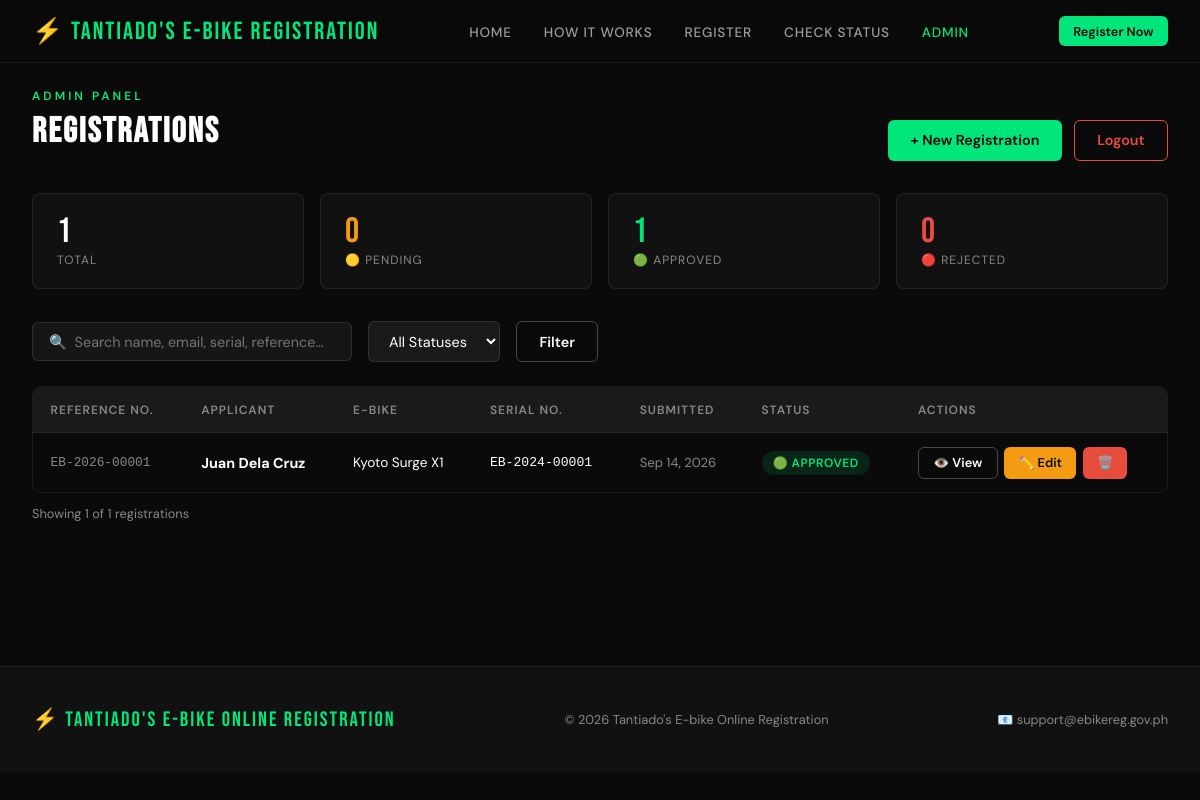
/admin/index.php (signed in), run on the app's committed database.
### tables this page shows
CREATE TABLE IF NOT EXISTS registrations (
    id                 INT AUTO_INCREMENT PRIMARY KEY,
    reference_no       VARCHAR(20)   NOT NULL UNIQUE,            
    applicant_name     VARCHAR(150)  NOT NULL,
    address            VARCHAR(255)  NOT NULL,                   
    contact_number     VARCHAR(30)   NOT NULL,
    email              VARCHAR(150)  NOT NULL,
    ebike_brand_model  VARCHAR(150)  NOT NULL,
    serial_no          VARCHAR(100)  NOT NULL UNIQUE,
    year_bought        YEAR          NOT NULL,
    registration_type  ENUM('New Registration','Renewal','Transfer of Ownership') NOT NULL DEFAULT 'New Registration',
    doc_picture        VARCHAR(255)  NOT NULL,                   
    admin_response     TEXT,                                     
    status              ENUM('Pending','Approved','Rejected') NOT NULL DEFAULT 'Pending',
    created_at          DATETIME      NOT NULL DEFAULT CURRENT_TIMESTAMP,
    updated_at          DATETIME      NOT NULL DEFAULT CURRENT_TIMESTAMP ON UPDATE CURRENT_TIMESTAMP
);

### admin/index.php (the view, shortened to what this page needs)
<?php
include '../includes/db.php';
$search        = trim($conn->real_escape_string($_GET['search'] ?? ''));
$page          = max(1, (int)($_GET['page'] ?? 1));
$per_page      = 10;
$offset        = ($page - 1) * $per_page;
$where = '1=1';
$total_res = $conn->query("SELECT COUNT(*) as c FROM registrations WHERE $where");
$total     = (int)$total_res->fetch_assoc()['c'];
$rows = $conn->query("SELECT * FROM registrations WHERE $where ORDER BY created_at DESC LIMIT $per_page OFFSET $offset");
$counts = ['Total' => 0];
foreach (['Pending','Approved','Rejected'] as $s) {
    $r = $conn->query("SELECT COUNT(*) as c FROM registrations WHERE status='$s'");
    $counts[$s] = (int)$r->fetch_assoc()['c'];
    $counts['Total'] += $counts[$s];
}
include '../includes/header.php';
?>
<div class="container">
  <div class="admin-wrap">
    <div style="display:flex;justify-content:space-between;align-items:flex-end;flex-wrap:wrap;gap:1rem;margin-bottom:2rem">
      <div>
        <div class="section-label">Admin Panel</div>
        <h2 class="section-title" style="font-size:2.2rem">REGISTRATIONS</h2>
      </div>
      <div style="display:flex;gap:0.75rem">
        <a href="../register.php" class="btn btn-primary">+ New Registration</a>
        <a href="logout.php" class="btn btn-outline" style="color:var(--danger);border-color:var(--danger)">Logout</a>
      </div>
    </div>
    <div class="summary-grid">
      <div class="summary-card"><div class="s-num"><?= $counts['Total'] ?></div><div class="s-label">Total</div></div>
      <div class="summary-card"><div class="s-num" style="color:var(--warning)"><?= $counts['Pending'] ?></div><div class="s-label">🟡 Pending</div></div>
      <div class="summary-card"><div class="s-num" style="color:var(--green)"><?= $counts['Approved'] ?></div><div class="s-label">🟢 Approved</div></div>
      <div class="summary-card"><div class="s-num" style="color:var(--danger)"><?= $counts['Rejected'] ?></div><div class="s-label">🔴 Rejected</div></div>
    </div>
    <form method="GET" action="index.php">
      <div class="toolbar">
        <input type="text" name="search" value="<?= htmlspecialchars($search) ?>" placeholder="🔍  Search name, email, serial, reference…">
        <select name="status">
          <option value="">All Statuses</option>
        </select>
        <button type="submit" class="btn btn-outline">Filter</button>
      </div>
    </form>
    <?php if ($rows && $rows->num_rows > 0): ?>
    <div class="table-wrap">
      <table>
        <thead>
          <tr>
            <th>Reference No.</th>
            <th>Applicant</th>
            <th>E-Bike</th>
            <th>Serial No.</th>
            <th>Submitted</th>
            <th>Status</th>
            <th>Actions</th>
          </tr>
        </thead>
        <tbody>
          <?php while ($row = $rows->fetch_assoc()): ?>
          <tr>
            <td style="color:var(--gray);font-size:0.8rem;font-family:monospace"><?= htmlspecialchars($row['reference_no']) ?></td>
            <td><strong><?= htmlspecialchars($row['applicant_name']) ?></strong></td>
            <td style="font-size:0.85rem"><?= htmlspecialchars($row['ebike_brand_model']) ?></td>
            <td style="font-family:monospace;font-size:0.82rem"><?= htmlspecialchars($row['serial_no']) ?></td>
            <td style="font-size:0.82rem;color:var(--gray)"><?= date('M d, Y', strtotime($row['created_at'])) ?></td>
            <td>
              <span class="badge badge-<?= strtolower($row['status']) ?>">
                <?php if ($row['status'] === 'Pending'): ?>🟡 Pending
                <?php elseif ($row['status'] === 'Approved'): ?>🟢 Approved
                <?php else: ?>🔴 Rejected<?php endif; ?>
              </span>
            </td>
            <td>
              <div class="action-btns">
                <button type="button" class="btn btn-sm btn-outline"
                  onclick='openView(<?= json_encode([
                    "id"                => $row["id"],
                    "reference_no"      => $row["reference_no"],
                    "applicant_name"    => $row["applicant_name"],
                    "address"           => $row["address"],
                    "contact_number"    => $row["contact_number"],
                    "email"             => $row["email"],
                    "ebike_brand_model" => $row["ebike_brand_model"],
                    "serial_no"         => $row["serial_no"],
                    "year_bought"       => $row["year_bought"],
                    "registration_type" => $row["registration_type"],
                    "doc_picture"       => $row["doc_picture"],
                    "status"            => $row["status"],
                    "admin_response"    => $row["admin_response"],
                    "created_at"        => date("M d, Y", strtotime($row["created_at"])),
                  ], JSON_HEX_APOS | JSON_HEX_QUOT) ?>)'>👁️ View</button>
                <a href="edit.php?id=<?= $row['id'] ?>" class="btn btn-sm btn-warning">✏️ Edit</a>
                <a href="index.php?delete=<?= $row['id'] ?>" class="btn btn-sm btn-danger"
                   onclick="return confirm('Delete <?= htmlspecialchars($row['reference_no']) ?>? This cannot be undone.')">🗑️</a>
              </div>
            </td>
          </tr>
          <?php endwhile; ?>
        </tbody>
      </table>
    </div>
    <p style="font-size:0.8rem;color:var(--gray);margin-top:0.75rem">
      Showing <?= min($per_page, $total - $offset) ?> of <?= $total ?> registrations
    </p>
    <?php endif; ?>
  </div>
</div>
<?php include '../includes/footer.php'; ?>

### css/style.css (style rules this page uses)
*, *::before, *::after { box-sizing: border-box; margin: 0; padding: 0; }
:root { --green: #00E67A; --green-dark: #00B35E; --dark: #0a0a0a; --dark2: #111111; --dark3: #1a1a1a; --dark4: #222222; --gray: #888888; --gray-light: #cccccc; --white: #ffffff; --danger: #e74c3c; --warning: #f39c12; --success: #00E67A; --radius: 6px; --transition: 0.2s ease; }
html { scroll-behavior: smooth; }
body { font-family: 'DM Sans', sans-serif; background: var(--dark); color: var(--white); overflow-x: hidden; min-height: 100vh; }
a { text-decoration: none; color: inherit; }
.container { max-width: 1200px; margin: 0 auto; padding: 0 2rem; }
.btn { display: inline-flex; align-items: center; gap: 0.4rem; padding: 0.65rem 1.4rem; border-radius: var(--radius); font-family: 'DM Sans', sans-serif; font-size: 0.9rem; font-weight: 600; cursor: pointer; border: none; transition: all var(--transition); white-space: nowrap; }
.btn-primary { background: var(--green); color: var(--dark); }
.btn-outline { background: transparent; color: var(--white); border: 1px solid rgba(255,255,255,0.25); }
.btn-danger { background: var(--danger); color: var(--white); }
.btn-warning { background: var(--warning); color: var(--dark); }
.btn-sm { padding: 0.4rem 0.9rem; font-size: 0.8rem; }
.badge { display: inline-block; padding: 0.25rem 0.7rem; border-radius: 100px; font-size: 0.75rem; font-weight: 600; text-transform: uppercase; letter-spacing: 0.5px; }
.badge-approved { background: rgba(0,230,122,0.12); color: var(--green); }
.table-wrap { overflow-x: auto; border-radius: 10px; border: 1px solid rgba(255,255,255,0.08); }
table { width: 100%; border-collapse: collapse; min-width: 700px; }
thead { background: var(--dark3); }
thead th { padding: 0.9rem 1.1rem; text-align: left; font-size: 0.75rem; font-weight: 600; color: var(--gray); text-transform: uppercase; letter-spacing: 1px; white-space: nowrap; }
tbody tr { border-top: 1px solid rgba(255,255,255,0.05); transition: background var(--transition); }
tbody td { padding: 0.85rem 1.1rem; font-size: 0.9rem; }
.section-label { font-size: 0.75rem; font-weight: 600; color: var(--green); letter-spacing: 3px; text-transform: uppercase; margin-bottom: 0.6rem; }
h2.section-title { font-family: 'Bebas Neue', sans-serif; font-size: clamp(2rem, 4vw, 3.2rem); letter-spacing: 2px; line-height: 1; margin-bottom: 0.75rem; }

### admin/index.php (style rules this page uses)
.admin-wrap { padding: 5.5rem 0 4rem; }
.summary-grid { display:grid; grid-template-columns:repeat(4,1fr); gap:1rem; margin-bottom:2rem; }
.summary-card { background:var(--dark2); border:1px solid rgba(255,255,255,0.08); border-radius:8px; padding:1.25rem 1.5rem; }
.summary-card .s-num { font-family:'Bebas Neue',sans-serif; font-size:2.2rem; line-height:1; }
.summary-card .s-label { font-size:0.75rem; color:var(--gray); text-transform:uppercase; letter-spacing:1px; margin-top:0.2rem; }
.toolbar { display:flex; align-items:center; gap:1rem; margin-bottom:1.5rem; flex-wrap:wrap; }
.toolbar input[type=text] { background:rgba(255,255,255,0.05); border:1px solid rgba(255,255,255,0.1); border-radius:6px; padding:0.6rem 1rem; color:var(--white); font-family:'DM Sans',sans-serif; font-size:0.9rem; outline:none; flex:1; min-width:200px; max-width:320px; }
.toolbar select { background:var(--dark3); border:1px solid rgba(255,255,255,0.1); border-radius:6px; padding:0.6rem 1rem; color:var(--white); font-family:'DM Sans',sans-serif; font-size:0.9rem; outline:none; }
.action-btns { display:flex; gap:0.4rem; flex-wrap:wrap; }

### data on the page
registrations: reference_no "EB-2026-00001", applicant_name "Juan Dela Cruz", ebike_brand_model "Kyoto Surge X1", serial_no "EB-2024-00001", created_at "Sep 14, 2026", status "🟢 APPROVED"

### other printed values
$counts['Total'] "1"
$counts['Pending'] "0"
$counts['Approved'] "1"
$counts['Rejected'] "0"
min($per_page, $total - $offset) "1"
$total "1"
